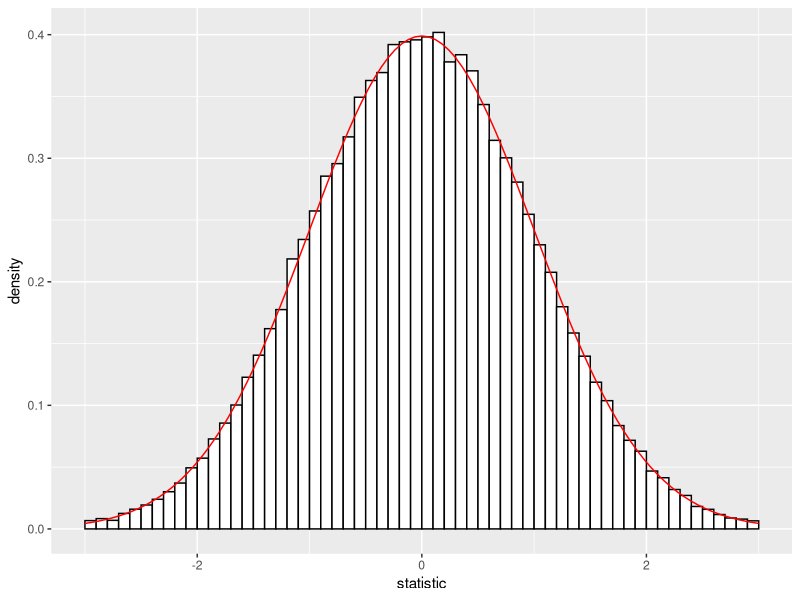

This figure's R source:
## ---- chunk 1
knitr::opts_chunk$set(echo = TRUE)
## ---- chunk 2
statistic = function(sample){
  sample_mean = mean(sample)
  n = length(sample)
  return(sample_mean / (5 / sqrt(n)))
}
## ---- chunk 3
library(ggplot2)
n = 7
data = data.frame(statistic = replicate(100000, statistic(rnorm(n, 0, 5))))
ggplot(data, aes(x = statistic)) + 
    geom_histogram(aes(y =..density..),
                   breaks = seq(-3, 3, by = .1), 
                   colour = "black", 
                   fill = "white") +
   xlim(c(-3,3)) +
stat_function(fun = dnorm, color = 'red')
